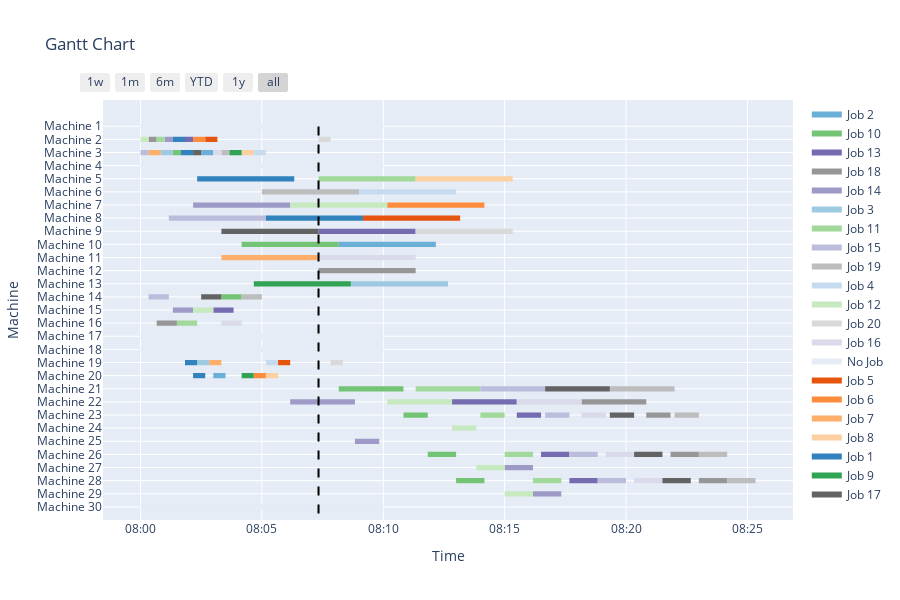

Write notebook code for a chart like this one.
### Code cell
# Running schedule
completion = False
# Random events
print("random event")
JA_event, MB_event, t, triggered_event, \
affected_Oij, re, MB_record                           = random_events(t, J, K, X_ijk, S_ij, C_ij, C_j, JA_event, MB_event, MB_record)


while completion == False and triggered_event is not None:
    if t < np.max(C_ij):
        print('----------------------------------------')
        print(t, triggered_event)
        print("snapshot")
        # Snapshot
        S_k, S_j, J, I, JSet, OJSet, DSet, ODSet, OperationPool, \
        n_ops_left_j, MC_ji, n_MC_ji, d_j, n_j, p_ijk, h_ijk,    \
        org_p_ijk, org_h_ijk, org_n_j, org_MC_ji, org_n_MC_ji,   \
        Oij_on_machine, X_ijk, S_ij, C_ij, C_j,                  \
        JA_boolean, JA_long_boolean, JA_urgent_boolean,          \
        MB_boolean, MB_critical_boolean, sum_re,                 \
        CT_k, T_cur, Tard_job, NewJobList            = snapshot(t, triggered_event, MC_ji, n_MC_ji,                 \
                                                                d_j, n_j, p_ijk, h_ijk, J, I, K, X_ijk, S_ij, C_ij, \
                                                                OperationPool, re, S_k,                             \
                                                                org_J, org_p_ijk, org_h_ijk, org_n_j,               \
                                                                org_MC_ji, org_n_MC_ji, C_j                         )
        # Store previous schedule
        print("store schedule")
        X_previous, S_previous, C_previous           = store_schedule(X_ijk, S_ij, C_ij)       
        action_method 						         = action_space(J, I, K, p_ijk, h_ijk, d_j, n_j, 
                                                                    MC_ji, n_MC_ji, n_ops_left_j, OperationPool, S_k, S_j, 
                                                                    JSet, OJSet, Oij_on_machine, affected_Oij, 
                                                                    t, X_ijk, S_ij, C_ij, C_j, CT_k, T_cur, Tard_job,
                                                                    NewJobList, PopSize, maxtime)
        action_id                                    = random.randint(0, 16)
        print(action_name[action_id])

        reschedule							         = action_method[action_id]
        GBest, X_ijk, S_ij, C_ij, C_j                = reschedule()
        print(GBest)
        print("update_schedule")
        X_ijk, S_ij, C_ij                            = update_schedule(DSet, ODSet, X_ijk, S_ij, C_ij, X_previous, S_previous, C_previous)
        fig2 = plot(J, K, n_j, X_ijk, S_ij, C_ij, MB_record, t)
        display(fig2)
        
        print("random_events")
        JA_event, MB_event, t, triggered_event,\
        affected_Oij, re, MB_record                   = random_events(t, J, K, X_ijk, S_ij, C_ij, C_j, JA_event, MB_event, MB_record)
    else: completion = True

### Figure 1 — Plotly figure (JSON) as saved in the notebook; plotly's stock layout.template omitted (floating-point values rounded to 4 significant figures)
{"data": [{"fill": "toself", "fillcolor": "rgb(107, 174, 214)", "hoverinfo": "name", "legendgroup": "rgb(107, 174, 214)", "mode": "none", "name": "Job 2", "type": "scatter", "x": ["2024-07-01T08:02:30", "2024-07-01T08:03:00", "2024-07-01T08:03:00", "2024-07-01T08:02:30", "2024-07-01T08:02:30", "2024-07-01T08:08:10", "2024-07-01T08:12:10", "2024-07-01T08:12:10", "2024-07-01T08:08:10", "2024-07-01T08:08:10", "2024-07-01T08:03:00", "2024-07-01T08:03:30", "2024-07-01T08:03:30", "2024-07-01T08:03:00"], "y": [26.8, 26.8, 27.2, 27.2, null, 19.8, 19.8, 20.2, 20.2, null, 9.8, 9.8, 10.2, 10.2]}, {"fill": "toself", "fillcolor": "rgb(116, 196, 118)", "hoverinfo": "name", "legendgroup": "rgb(116, 196, 118)", "mode": "none", "name": "Job 10", "type": "scatter", "x": ["2024-07-01T08:01:20", "2024-07-01T08:01:40", "2024-07-01T08:01:40", "2024-07-01T08:01:20", "2024-07-01T08:01:20", "2024-07-01T08:04:10", "2024-07-01T08:08:10", "2024-07-01T08:08:10", "2024-07-01T08:04:10", "2024-07-01T08:04:10", "2024-07-01T08:03:20", "2024-07-01T08:04:10", "2024-07-01T08:04:10", "2024-07-01T08:03:20", "2024-07-01T08:03:20", "2024-07-01T08:08:10", "2024-07-01T08:10:50", "2024-07-01T08:10:50", "2024-07-01T08:08:10", "2024-07-01T08:08:10", "2024-07-01T08:10:50", "2024-07-01T08:11:50", "2024-07-01T08:11:50", "2024-07-01T08:10:50", "2024-07-01T08:10:50", "2024-07-01T08:11:50", "2024-07-01T08:13:00", "2024-07-01T08:13:00", "2024-07-01T08:11:50", "2024-07-01T08:11:50", "2024-07-01T08:13:00", "2024-07-01T08:14:10", "2024-07-01T08:14:10", "2024-07-01T08:13:00"], "y": [26.8, 26.8, 27.2, 27.2, null, 19.8, 19.8, 20.2, 20.2, null, 15.8, 15.8, 16.2, 16.2, null, 8.8, 8.8, 9.2, 9.2, null, 6.8, 6.8, 7.2, 7.2, null, 3.8, 3.8, 4.2, 4.2, null, 1.8, 1.8, 2.2, 2.2]}, {"fill": "toself", "fillcolor": "rgb(117, 107, 177)", "hoverinfo": "name", "legendgroup": "rgb(117, 107, 177)", "mode": "none", "name": "Job 13", "type": "scatter", "x": ["2024-07-01T08:01:50", "2024-07-01T08:02:10", "2024-07-01T08:02:10", "2024-07-01T08:01:50", "2024-07-01T08:01:50", "2024-07-01T08:07:20", "2024-07-01T08:11:20", "2024-07-01T08:11:20", "2024-07-01T08:07:20", "2024-07-01T08:07:20", "2024-07-01T08:03:00", "2024-07-01T08:03:50", "2024-07-01T08:03:50", "2024-07-01T08:03:00", "2024-07-01T08:03:00", "2024-07-01T08:12:50", "2024-07-01T08:15:30", "2024-07-01T08:15:30", "2024-07-01T08:12:50", "2024-07-01T08:12:50", "2024-07-01T08:15:30", "2024-07-01T08:16:30", "2024-07-01T08:16:30", "2024-07-01T08:15:30", "2024-07-01T08:15:30", "2024-07-01T08:16:30", "2024-07-01T08:17:40", "2024-07-01T08:17:40", "2024-07-01T08:16:30", "2024-07-01T08:16:30", "2024-07-01T08:17:40", "2024-07-01T08:18:50", "2024-07-01T08:18:50", "2024-07-01T08:17:40"], "y": [27.8, 27.8, 28.2, 28.2, null, 20.8, 20.8, 21.2, 21.2, null, 14.8, 14.8, 15.2, 15.2, null, 7.8, 7.8, 8.2, 8.2, null, 6.8, 6.8, 7.2, 7.2, null, 3.8, 3.8, 4.2, 4.2, null, 1.8, 1.8, 2.2, 2.2]}, {"fill": "toself", "fillcolor": "rgb(150, 150, 150)", "hoverinfo": "name", "legendgroup": "rgb(150, 150, 150)", "mode": "none", "name": "Job 18", "type": "scatter", "x": ["2024-07-01T08:00:20", "2024-07-01T08:00:40", "2024-07-01T08:00:40", "2024-07-01T08:00:20", "2024-07-01T08:00:20", "2024-07-01T08:07:20", "2024-07-01T08:11:20", "2024-07-01T08:11:20", "2024-07-01T08:07:20", "2024-07-01T08:07:20", "2024-07-01T08:00:40", "2024-07-01T08:01:30", "2024-07-01T08:01:30", "2024-07-01T08:00:40", "2024-07-01T08:00:40", "2024-07-01T08:18:10", "2024-07-01T08:20:50", "2024-07-01T08:20:50", "2024-07-01T08:18:10", "2024-07-01T08:18:10", "2024-07-01T08:20:50", "2024-07-01T08:21:50", "2024-07-01T08:21:50", "2024-07-01T08:20:50", "2024-07-01T08:20:50", "2024-07-01T08:21:50", "2024-07-01T08:23:00", "2024-07-01T08:23:00", "2024-07-01T08:21:50", "2024-07-01T08:21:50", "2024-07-01T08:23:00", "2024-07-01T08:24:10", "2024-07-01T08:24:10", "2024-07-01T08:23:00"], "y": [27.8, 27.8, 28.2, 28.2, null, 17.8, 17.8, 18.2, 18.2, null, 13.8, 13.8, 14.2, 14.2, null, 7.8, 7.8, 8.2, 8.2, null, 6.8, 6.8, 7.2, 7.2, null, 3.8, 3.8, 4.2, 4.2, null, 1.8, 1.8, 2.2, 2.2]}, {"fill": "toself", "fillcolor": "rgb(158, 154, 200)", "hoverinfo": "name", "legendgroup": "rgb(158, 154, 200)", "mode": "none", "name": "Job 14", "type": "scatter", "x": ["2024-07-01T08:01:00", "2024-07-01T08:01:20", "2024-07-01T08:01:20", "2024-07-01T08:01:00", "2024-07-01T08:01:00", "2024-07-01T08:02:10", "2024-07-01T08:06:10", "2024-07-01T08:06:10", "2024-07-01T08:02:10", "2024-07-01T08:02:10", "2024-07-01T08:01:20", "2024-07-01T08:02:10", "2024-07-01T08:02:10", "2024-07-01T08:01:20", "2024-07-01T08:01:20", "2024-07-01T08:06:10", "2024-07-01T08:08:50", "2024-07-01T08:08:50", "2024-07-01T08:06:10", "2024-07-01T08:06:10", "2024-07-01T08:08:50", "2024-07-01T08:09:50", "2024-07-01T08:09:50", "2024-07-01T08:08:50", "2024-07-01T08:08:50", "2024-07-01T08:15:00", "2024-07-01T08:16:10", "2024-07-01T08:16:10", "2024-07-01T08:15:00", "2024-07-01T08:15:00", "2024-07-01T08:16:10", "2024-07-01T08:17:20", "2024-07-01T08:17:20", "2024-07-01T08:16:10"], "y": [27.8, 27.8, 28.2, 28.2, null, 22.8, 22.8, 23.2, 23.2, null, 14.8, 14.8, 15.2, 15.2, null, 7.8, 7.8, 8.2, 8.2, null, 4.8, 4.8, 5.2, 5.2, null, 2.8, 2.8, 3.2, 3.2, null, 0.8, 0.8, 1.2, 1.2]}, {"fill": "toself", "fillcolor": "rgb(158, 202, 225)", "hoverinfo": "name", "legendgroup": "rgb(158, 202, 225)", "mode": "none", "name": "Job 3", "type": "scatter", "x": ["2024-07-01T08:00:50", "2024-07-01T08:01:20", "2024-07-01T08:01:20", "2024-07-01T08:00:50", "2024-07-01T08:00:50", "2024-07-01T08:08:40", "2024-07-01T08:12:40", "2024-07-01T08:12:40", "2024-07-01T08:08:40", "2024-07-01T08:08:40", "2024-07-01T08:02:20", "2024-07-01T08:02:50", "2024-07-01T08:02:50", "2024-07-01T08:02:20"], "y": [26.8, 26.8, 27.2, 27.2, null, 16.8, 16.8, 17.2, 17.2, null, 10.8, 10.8, 11.2, 11.2]}, {"fill": "toself", "fillcolor": "rgb(161, 217, 155)", "hoverinfo": "name", "legendgroup": "rgb(161, 217, 155)", "mode": "none", "name": "Job 11", "type": "scatter", "x": ["2024-07-01T08:00:40", "2024-07-01T08:01:00", "2024-07-01T08:01:00", "2024-07-01T08:00:40", "2024-07-01T08:00:40", "2024-07-01T08:07:20", "2024-07-01T08:11:20", "2024-07-01T08:11:20", "2024-07-01T08:07:20", "2024-07-01T08:07:20", "2024-07-01T08:01:30", "2024-07-01T08:02:20", "2024-07-01T08:02:20", "2024-07-01T08:01:30", "2024-07-01T08:01:30", "2024-07-01T08:11:20", "2024-07-01T08:14:00", "2024-07-01T08:14:00", "2024-07-01T08:11:20", "2024-07-01T08:11:20", "2024-07-01T08:14:00", "2024-07-01T08:15:00", "2024-07-01T08:15:00", "2024-07-01T08:14:00", "2024-07-01T08:14:00", "2024-07-01T08:15:00", "2024-07-01T08:16:10", "2024-07-01T08:16:10", "2024-07-01T08:15:00", "2024-07-01T08:15:00", "2024-07-01T08:16:10", "2024-07-01T08:17:20", "2024-07-01T08:17:20", "2024-07-01T08:16:10"], "y": [27.8, 27.8, 28.2, 28.2, null, 24.8, 24.8, 25.2, 25.2, null, 13.8, 13.8, 14.2, 14.2, null, 8.8, 8.8, 9.2, 9.2, null, 6.8, 6.8, 7.2, 7.2, null, 3.8, 3.8, 4.2, 4.2, null, 1.8, 1.8, 2.2, 2.2]}, {"fill": "toself", "fillcolor": "rgb(188, 189, 220)", "hoverinfo": "name", "legendgroup": "rgb(188, 189, 220)", "mode": "none", "name": "Job 15", "type": "scatter", "x": ["2024-07-01T08:00:00", "2024-07-01T08:00:20", "2024-07-01T08:00:20", "2024-07-01T08:00:00", "2024-07-01T08:00:00", "2024-07-01T08:01:10", "2024-07-01T08:05:10", "2024-07-01T08:05:10", "2024-07-01T08:01:10", "2024-07-01T08:01:10", "2024-07-01T08:00:20", "2024-07-01T08:01:10", "2024-07-01T08:01:10", "2024-07-01T08:00:20", "2024-07-01T08:00:20", "2024-07-01T08:14:00", "2024-07-01T08:16:40", "2024-07-01T08:16:40", "2024-07-01T08:14:00", "2024-07-01T08:14:00", "2024-07-01T08:16:40", "2024-07-01T08:17:40", "2024-07-01T08:17:40", "2024-07-01T08:16:40", "2024-07-01T08:16:40", "2024-07-01T08:17:40", "2024-07-01T08:18:50", "2024-07-01T08:18:50", "2024-07-01T08:17:40", "2024-07-01T08:17:40", "2024-07-01T08:18:50", "2024-07-01T08:20:00", "2024-07-01T08:20:00", "2024-07-01T08:18:50"], "y": [26.8, 26.8, 27.2, 27.2, null, 21.8, 21.8, 22.2, 22.2, null, 15.8, 15.8, 16.2, 16.2, null, 8.8, 8.8, 9.2, 9.2, null, 6.8, 6.8, 7.2, 7.2, null, 3.8, 3.8, 4.2, 4.2, null, 1.8, 1.8, 2.2, 2.2]}, {"fill": "toself", "fillcolor": "rgb(189, 189, 189)", "hoverinfo": "name", "legendgroup": "rgb(189, 189, 189)", "mode": "none", "name": "Job 19", "type": "scatter", "x": ["2024-07-01T08:03:20", "2024-07-01T08:03:40", "2024-07-01T08:03:40", "2024-07-01T08:03:20", "2024-07-01T08:03:20", "2024-07-01T08:05:00", "2024-07-01T08:09:00", "2024-07-01T08:09:00", "2024-07-01T08:05:00", "2024-07-01T08:05:00", "2024-07-01T08:04:10", "2024-07-01T08:05:00", "2024-07-01T08:05:00", "2024-07-01T08:04:10", "2024-07-01T08:04:10", "2024-07-01T08:19:20", "2024-07-01T08:22:00", "2024-07-01T08:22:00", "2024-07-01T08:19:20", "2024-07-01T08:19:20", "2024-07-01T08:22:00", "2024-07-01T08:23:00", "2024-07-01T08:23:00", "2024-07-01T08:22:00", "2024-07-01T08:22:00", "2024-07-01T08:23:00", "2024-07-01T08:24:10", "2024-07-01T08:24:10", "2024-07-01T08:23:00", "2024-07-01T08:23:00", "2024-07-01T08:24:10", "2024-07-01T08:25:20", "2024-07-01T08:25:20", "2024-07-01T08:24:10"], "y": [26.8, 26.8, 27.2, 27.2, null, 23.8, 23.8, 24.2, 24.2, null, 15.8, 15.8, 16.2, 16.2, null, 8.8, 8.8, 9.2, 9.2, null, 6.8, 6.8, 7.2, 7.2, null, 3.8, 3.8, 4.2, 4.2, null, 1.8, 1.8, 2.2, 2.2]}, {"fill": "toself", "fillcolor": "rgb(198, 219, 239)", "hoverinfo": "name", "legendgroup": "rgb(198, 219, 239)", "mode": "none", "name": "Job 4", "type": "scatter", "x": ["2024-07-01T08:04:40", "2024-07-01T08:05:10", "2024-07-01T08:05:10", "2024-07-01T08:04:40", "2024-07-01T08:04:40", "2024-07-01T08:09:00", "2024-07-01T08:13:00", "2024-07-01T08:13:00", "2024-07-01T08:09:00", "2024-07-01T08:09:00", "2024-07-01T08:05:10", "2024-07-01T08:05:40", "2024-07-01T08:05:40", "2024-07-01T08:05:10"], "y": [26.8, 26.8, 27.2, 27.2, null, 23.8, 23.8, 24.2, 24.2, null, 10.8, 10.8, 11.2, 11.2]}, {"fill": "toself", "fillcolor": "rgb(199, 233, 192)", "hoverinfo": "name", "legendgroup": "rgb(199, 233, 192)", "mode": "none", "name": "Job 12", "type": "scatter", "x": ["2024-07-01T08:00:00", "2024-07-01T08:00:20", "2024-07-01T08:00:20", "2024-07-01T08:00:00", "2024-07-01T08:00:00", "2024-07-01T08:06:10", "2024-07-01T08:10:10", "2024-07-01T08:10:10", "2024-07-01T08:06:10", "2024-07-01T08:06:10", "2024-07-01T08:02:10", "2024-07-01T08:03:00", "2024-07-01T08:03:00", "2024-07-01T08:02:10", "2024-07-01T08:02:10", "2024-07-01T08:10:10", "2024-07-01T08:12:50", "2024-07-01T08:12:50", "2024-07-01T08:10:10", "2024-07-01T08:10:10", "2024-07-01T08:12:50", "2024-07-01T08:13:50", "2024-07-01T08:13:50", "2024-07-01T08:12:50", "2024-07-01T08:12:50", "2024-07-01T08:13:50", "2024-07-01T08:15:00", "2024-07-01T08:15:00", "2024-07-01T08:13:50", "2024-07-01T08:13:50", "2024-07-01T08:15:00", "2024-07-01T08:16:10", "2024-07-01T08:16:10", "2024-07-01T08:15:00"], "y": [27.8, 27.8, 28.2, 28.2, null, 22.8, 22.8, 23.2, 23.2, null, 14.8, 14.8, 15.2, 15.2, null, 7.8, 7.8, 8.2, 8.2, null, 5.8, 5.8, 6.2, 6.2, null, 2.8, 2.8, 3.2, 3.2, null, 0.8, 0.8, 1.2, 1.2]}, {"fill": "toself", "fillcolor": "rgb(217, 217, 217)", "hoverinfo": "name", "legendgroup": "rgb(217, 217, 217)", "mode": "none", "name": "Job 20", "type": "scatter", "x": ["2024-07-01T08:07:20", "2024-07-01T08:07:50", "2024-07-01T08:07:50", "2024-07-01T08:07:20", "2024-07-01T08:07:20", "2024-07-01T08:11:20", "2024-07-01T08:15:20", "2024-07-01T08:15:20", "2024-07-01T08:11:20", "2024-07-01T08:11:20", "2024-07-01T08:07:50", "2024-07-01T08:08:20", "2024-07-01T08:08:20", "2024-07-01T08:07:50"], "y": [27.8, 27.8, 28.2, 28.2, null, 20.8, 20.8, 21.2, 21.2, null, 10.8, 10.8, 11.2, 11.2]}, {"fill": "toself", "fillcolor": "rgb(218, 218, 235)", "hoverinfo": "name", "legendgroup": "rgb(218, 218, 235)", "mode": "none", "name": "Job 16", "type": "scatter", "x": ["2024-07-01T08:03:00", "2024-07-01T08:03:20", "2024-07-01T08:03:20", "2024-07-01T08:03:00", "2024-07-01T08:03:00", "2024-07-01T08:07:20", "2024-07-01T08:11:20", "2024-07-01T08:11:20", "2024-07-01T08:07:20", "2024-07-01T08:07:20", "2024-07-01T08:03:20", "2024-07-01T08:04:10", "2024-07-01T08:04:10", "2024-07-01T08:03:20", "2024-07-01T08:03:20", "2024-07-01T08:15:30", "2024-07-01T08:18:10", "2024-07-01T08:18:10", "2024-07-01T08:15:30", "2024-07-01T08:15:30", "2024-07-01T08:18:10", "2024-07-01T08:19:10", "2024-07-01T08:19:10", "2024-07-01T08:18:10", "2024-07-01T08:18:10", "2024-07-01T08:19:10", "2024-07-01T08:20:20", "2024-07-01T08:20:20", "2024-07-01T08:19:10", "2024-07-01T08:19:10", "2024-07-01T08:20:20", "2024-07-01T08:21:30", "2024-07-01T08:21:30", "2024-07-01T08:20:20"], "y": [26.8, 26.8, 27.2, 27.2, null, 18.8, 18.8, 19.2, 19.2, null, 13.8, 13.8, 14.2, 14.2, null, 7.8, 7.8, 8.2, 8.2, null, 6.8, 6.8, 7.2, 7.2, null, 3.8, 3.8, 4.2, 4.2, null, 1.8, 1.8, 2.2, 2.2]}, {"fill": "toself", "fillcolor": "rgb(230, 236, 245)", "hoverinfo": "name", "legendgroup": "rgb(230, 236, 245)", "mode": "none", "name": "No Job", "type": "scatter", "x": ["2024-07-01T08:00:00", "2024-07-01T08:10:00", "2024-07-01T08:10:00", "2024-07-01T08:00:00", "2024-07-01T08:00:00", "2024-07-01T08:00:00", "2024-07-01T08:10:00", "2024-07-01T08:10:00", "2024-07-01T08:00:00", "2024-07-01T08:00:00", "2024-07-01T08:00:00", "2024-07-01T08:10:00", "2024-07-01T08:10:00", "2024-07-01T08:00:00", "2024-07-01T08:00:00", "2024-07-01T08:00:00", "2024-07-01T08:10:00", "2024-07-01T08:10:00", "2024-07-01T08:00:00", "2024-07-01T08:00:00", "2024-07-01T08:00:00", "2024-07-01T08:10:00", "2024-07-01T08:10:00", "2024-07-01T08:00:00"], "y": [28.8, 28.8, 29.2, 29.2, null, 25.8, 25.8, 26.2, 26.2, null, 12.8, 12.8, 13.2, 13.2, null, 11.8, 11.8, 12.2, 12.2, null, -0.2, -0.2, 0.2, 0.2]}, {"fill": "toself", "fillcolor": "rgb(230, 85, 13)", "hoverinfo": "name", "legendgroup": "rgb(230, 85, 13)", "mode": "none", "name": "Job 5", "type": "scatter", "x": ["2024-07-01T08:02:40", "2024-07-01T08:03:10", "2024-07-01T08:03:10", "2024-07-01T08:02:40", "2024-07-01T08:02:40", "2024-07-01T08:09:10", "2024-07-01T08:13:10", "2024-07-01T08:13:10", "2024-07-01T08:09:10", "2024-07-01T08:09:10", "2024-07-01T08:05:40", "2024-07-01T08:06:10", "2024-07-01T08:06:10", "2024-07-01T08:05:40"], "y": [27.8, 27.8, 28.2, 28.2, null, 21.8, 21.8, 22.2, 22.2, null, 10.8, 10.8, 11.2, 11.2]}, {"fill": "toself", "fillcolor": "rgb(253, 141, 60)", "hoverinfo": "name", "legendgroup": "rgb(253, 141, 60)", "mode": "none", "name": "Job 6", "type": "scatter", "x": ["2024-07-01T08:02:10", "2024-07-01T08:02:40", "2024-07-01T08:02:40", "2024-07-01T08:02:10", "2024-07-01T08:02:10", "2024-07-01T08:10:10", "2024-07-01T08:14:10", "2024-07-01T08:14:10", "2024-07-01T08:10:10", "2024-07-01T08:10:10", "2024-07-01T08:04:40", "2024-07-01T08:05:10", "2024-07-01T08:05:10", "2024-07-01T08:04:40"], "y": [27.8, 27.8, 28.2, 28.2, null, 22.8, 22.8, 23.2, 23.2, null, 9.8, 9.8, 10.2, 10.2]}, {"fill": "toself", "fillcolor": "rgb(253, 174, 107)", "hoverinfo": "name", "legendgroup": "rgb(253, 174, 107)", "mode": "none", "name": "Job 7", "type": "scatter", "x": ["2024-07-01T08:00:20", "2024-07-01T08:00:50", "2024-07-01T08:00:50", "2024-07-01T08:00:20", "2024-07-01T08:00:20", "2024-07-01T08:03:20", "2024-07-01T08:07:20", "2024-07-01T08:07:20", "2024-07-01T08:03:20", "2024-07-01T08:03:20", "2024-07-01T08:02:50", "2024-07-01T08:03:20", "2024-07-01T08:03:20", "2024-07-01T08:02:50"], "y": [26.8, 26.8, 27.2, 27.2, null, 18.8, 18.8, 19.2, 19.2, null, 10.8, 10.8, 11.2, 11.2]}, {"fill": "toself", "fillcolor": "rgb(253, 208, 162)", "hoverinfo": "name", "legendgroup": "rgb(253, 208, 162)", "mode": "none", "name": "Job 8", "type": "scatter", "x": ["2024-07-01T08:04:10", "2024-07-01T08:04:40", "2024-07-01T08:04:40", "2024-07-01T08:04:10", "2024-07-01T08:04:10", "2024-07-01T08:11:20", "2024-07-01T08:15:20", "2024-07-01T08:15:20", "2024-07-01T08:11:20", "2024-07-01T08:11:20", "2024-07-01T08:05:10", "2024-07-01T08:05:40", "2024-07-01T08:05:40", "2024-07-01T08:05:10"], "y": [26.8, 26.8, 27.2, 27.2, null, 24.8, 24.8, 25.2, 25.2, null, 9.8, 9.8, 10.2, 10.2]}, {"fill": "toself", "fillcolor": "rgb(49, 130, 189)", "hoverinfo": "name", "legendgroup": "rgb(49, 130, 189)", "mode": "none", "name": "Job 1", "type": "scatter", "x": ["2024-07-01T08:01:20", "2024-07-01T08:01:50", "2024-07-01T08:01:50", "2024-07-01T08:01:20", "2024-07-01T08:01:20", "2024-07-01T08:01:40", "2024-07-01T08:02:10", "2024-07-01T08:02:10", "2024-07-01T08:01:40", "2024-07-01T08:01:40", "2024-07-01T08:02:20", "2024-07-01T08:06:20", "2024-07-01T08:06:20", "2024-07-01T08:02:20", "2024-07-01T08:02:20", "2024-07-01T08:05:10", "2024-07-01T08:09:10", "2024-07-01T08:09:10", "2024-07-01T08:05:10", "2024-07-01T08:05:10", "2024-07-01T08:01:50", "2024-07-01T08:02:20", "2024-07-01T08:02:20", "2024-07-01T08:01:50", "2024-07-01T08:01:50", "2024-07-01T08:02:10", "2024-07-01T08:02:40", "2024-07-01T08:02:40", "2024-07-01T08:02:10"], "y": [27.8, 27.8, 28.2, 28.2, null, 26.8, 26.8, 27.2, 27.2, null, 24.8, 24.8, 25.2, 25.2, null, 21.8, 21.8, 22.2, 22.2, null, 10.8, 10.8, 11.2, 11.2, null, 9.8, 9.8, 10.2, 10.2]}, {"fill": "toself", "fillcolor": "rgb(49, 163, 84)", "hoverinfo": "name", "legendgroup": "rgb(49, 163, 84)", "mode": "none", "name": "Job 9", "type": "scatter", "x": ["2024-07-01T08:03:40", "2024-07-01T08:04:10", "2024-07-01T08:04:10", "2024-07-01T08:03:40", "2024-07-01T08:03:40", "2024-07-01T08:04:40", "2024-07-01T08:08:40", "2024-07-01T08:08:40", "2024-07-01T08:04:40", "2024-07-01T08:04:40", "2024-07-01T08:04:10", "2024-07-01T08:04:40", "2024-07-01T08:04:40", "2024-07-01T08:04:10"], "y": [26.8, 26.8, 27.2, 27.2, null, 16.8, 16.8, 17.2, 17.2, null, 9.8, 9.8, 10.2, 10.2]}, {"fill": "toself", "fillcolor": "rgb(99, 99, 99)", "hoverinfo": "name", "legendgroup": "rgb(99, 99, 99)", "mode": "none", "name": "Job 17", "type": "scatter", "x": ["2024-07-01T08:02:10", "2024-07-01T08:02:30", "2024-07-01T08:02:30", "2024-07-01T08:02:10", "2024-07-01T08:02:10", "2024-07-01T08:03:20", "2024-07-01T08:07:20", "2024-07-01T08:07:20", "2024-07-01T08:03:20", "2024-07-01T08:03:20", "2024-07-01T08:02:30", "2024-07-01T08:03:20", "2024-07-01T08:03:20", "2024-07-01T08:02:30", "2024-07-01T08:02:30", "2024-07-01T08:16:40", "2024-07-01T08:19:20", "2024-07-01T08:19:20", "2024-07-01T08:16:40", "2024-07-01T08:16:40", "2024-07-01T08:19:20", "2024-07-01T08:20:20", "2024-07-01T08:20:20", "2024-07-01T08:19:20", "2024-07-01T08:19:20", "2024-07-01T08:20:20", "2024-07-01T08:21:30", "2024-07-01T08:21:30", "2024-07-01T08:20:20", "2024-07-01T08:20:20", "2024-07-01T08:21:30", "2024-07-01T08:22:40", "2024-07-01T08:22:40", "2024-07-01T08:21:30"], "y": [26.8, 26.8, 27.2, 27.2, null, 20.8, 20.8, 21.2, 21.2, null, 15.8, 15.8, 16.2, 16.2, null, 8.8, 8.8, 9.2, 9.2, null, 6.8, 6.8, 7.2, 7.2, null, 3.8, 3.8, 4.2, 4.2, null, 1.8, 1.8, 2.2, 2.2]}, {"legendgroup": "rgb(107, 174, 214)", "marker": {"color": "rgb(107, 174, 214)", "opacity": 0, "size": 1}, "mode": "markers", "name": "", "showlegend": false, "text": [null, null, null, null, null, null], "type": "scatter", "x": ["2024-07-01T08:02:30", "2024-07-01T08:03:00", "2024-07-01T08:08:10", "2024-07-01T08:12:10", "2024-07-01T08:03:00", "2024-07-01T08:03:30"], "y": [27, 27, 20, 20, 10, 10]}, {"legendgroup": "rgb(116, 196, 118)", "marker": {"color": "rgb(116, 196, 118)", "opacity": 0, "size": 1}, "mode": "markers", "name": "", "showlegend": false, "text": [null, null, null, null, null, null, null, null, null, null, null, null, null, null], "type": "scatter", "x": ["2024-07-01T08:01:20", "2024-07-01T08:01:40", "2024-07-01T08:04:10", "2024-07-01T08:08:10", "2024-07-01T08:03:20", "2024-07-01T08:04:10", "2024-07-01T08:08:10", "2024-07-01T08:10:50", "2024-07-01T08:10:50", "2024-07-01T08:11:50", "2024-07-01T08:11:50", "2024-07-01T08:13:00", "2024-07-01T08:13:00", "2024-07-01T08:14:10"], "y": [27, 27, 20, 20, 16, 16, 9, 9, 7, 7, 4, 4, 2, 2]}, {"legendgroup": "rgb(117, 107, 177)", "marker": {"color": "rgb(117, 107, 177)", "opacity": 0, "size": 1}, "mode": "markers", "name": "", "showlegend": false, "text": [null, null, null, null, null, null, null, null, null, null, null, null, null, null], "type": "scatter", "x": ["2024-07-01T08:01:50", "2024-07-01T08:02:10", "2024-07-01T08:07:20", "2024-07-01T08:11:20", "2024-07-01T08:03:00", "2024-07-01T08:03:50", "2024-07-01T08:12:50", "2024-07-01T08:15:30", "2024-07-01T08:15:30", "2024-07-01T08:16:30", "2024-07-01T08:16:30", "2024-07-01T08:17:40", "2024-07-01T08:17:40", "2024-07-01T08:18:50"], "y": [28, 28, 21, 21, 15, 15, 8, 8, 7, 7, 4, 4, 2, 2]}, {"legendgroup": "rgb(150, 150, 150)", "marker": {"color": "rgb(150, 150, 150)", "opacity": 0, "size": 1}, "mode": "markers", "name": "", "showlegend": false, "text": [null, null, null, null, null, null, null, null, null, null, null, null, null, null], "type": "scatter", "x": ["2024-07-01T08:00:20", "2024-07-01T08:00:40", "2024-07-01T08:07:20", "2024-07-01T08:11:20", "2024-07-01T08:00:40", "2024-07-01T08:01:30", "2024-07-01T08:18:10", "2024-07-01T08:20:50", "2024-07-01T08:20:50", "2024-07-01T08:21:50", "2024-07-01T08:21:50", "2024-07-01T08:23:00", "2024-07-01T08:23:00", "2024-07-01T08:24:10"], "y": [28, 28, 18, 18, 14, 14, 8, 8, 7, 7, 4, 4, 2, 2]}, {"legendgroup": "rgb(158, 154, 200)", "marker": {"color": "rgb(158, 154, 200)", "opacity": 0, "size": 1}, "mode": "markers", "name": "", "showlegend": false, "text": [null, null, null, null, null, null, null, null, null, null, null, null, null, null], "type": "scatter", "x": ["2024-07-01T08:01:00", "2024-07-01T08:01:20", "2024-07-01T08:02:10", "2024-07-01T08:06:10", "2024-07-01T08:01:20", "2024-07-01T08:02:10", "2024-07-01T08:06:10", "2024-07-01T08:08:50", "2024-07-01T08:08:50", "2024-07-01T08:09:50", "2024-07-01T08:15:00", "2024-07-01T08:16:10", "2024-07-01T08:16:10", "2024-07-01T08:17:20"], "y": [28, 28, 23, 23, 15, 15, 8, 8, 5, 5, 3, 3, 1, 1]}, {"legendgroup": "rgb(158, 202, 225)", "marker": {"color": "rgb(158, 202, 225)", "opacity": 0, "size": 1}, "mode": "markers", "name": "", "showlegend": false, "text": [null, null, null, null, null, null], "type": "scatter", "x": ["2024-07-01T08:00:50", "2024-07-01T08:01:20", "2024-07-01T08:08:40", "2024-07-01T08:12:40", "2024-07-01T08:02:20", "2024-07-01T08:02:50"], "y": [27, 27, 17, 17, 11, 11]}, {"legendgroup": "rgb(161, 217, 155)", "marker": {"color": "rgb(161, 217, 155)", "opacity": 0, "size": 1}, "mode": "markers", "name": "", "showlegend": false, "text": [null, null, null, null, null, null, null, null, null, null, null, null, null, null], "type": "scatter", "x": ["2024-07-01T08:00:40", "2024-07-01T08:01:00", "2024-07-01T08:07:20", "2024-07-01T08:11:20", "2024-07-01T08:01:30", "2024-07-01T08:02:20", "2024-07-01T08:11:20", "2024-07-01T08:14:00", "2024-07-01T08:14:00", "2024-07-01T08:15:00", "2024-07-01T08:15:00", "2024-07-01T08:16:10", "2024-07-01T08:16:10", "2024-07-01T08:17:20"], "y": [28, 28, 25, 25, 14, 14, 9, 9, 7, 7, 4, 4, 2, 2]}, {"legendgroup": "rgb(188, 189, 220)", "marker": {"color": "rgb(188, 189, 220)", "opacity": 0, "size": 1}, "mode": "markers", "name": "", "showlegend": false, "text": [null, null, null, null, null, null, null, null, null, null, null, null, null, null], "type": "scatter", "x": ["2024-07-01T08:00:00", "2024-07-01T08:00:20", "2024-07-01T08:01:10", "2024-07-01T08:05:10", "2024-07-01T08:00:20", "2024-07-01T08:01:10", "2024-07-01T08:14:00", "2024-07-01T08:16:40", "2024-07-01T08:16:40", "2024-07-01T08:17:40", "2024-07-01T08:17:40", "2024-07-01T08:18:50", "2024-07-01T08:18:50", "2024-07-01T08:20:00"], "y": [27, 27, 22, 22, 16, 16, 9, 9, 7, 7, 4, 4, 2, 2]}, {"legendgroup": "rgb(189, 189, 189)", "marker": {"color": "rgb(189, 189, 189)", "opacity": 0, "size": 1}, "mode": "markers", "name": "", "showlegend": false, "text": [null, null, null, null, null, null, null, null, null, null, null, null, null, null], "type": "scatter", "x": ["2024-07-01T08:03:20", "2024-07-01T08:03:40", "2024-07-01T08:05:00", "2024-07-01T08:09:00", "2024-07-01T08:04:10", "2024-07-01T08:05:00", "2024-07-01T08:19:20", "2024-07-01T08:22:00", "2024-07-01T08:22:00", "2024-07-01T08:23:00", "2024-07-01T08:23:00", "2024-07-01T08:24:10", "2024-07-01T08:24:10", "2024-07-01T08:25:20"], "y": [27, 27, 24, 24, 16, 16, 9, 9, 7, 7, 4, 4, 2, 2]}, {"legendgroup": "rgb(198, 219, 239)", "marker": {"color": "rgb(198, 219, 239)", "opacity": 0, "size": 1}, "mode": "markers", "name": "", "showlegend": false, "text": [null, null, null, null, null, null], "type": "scatter", "x": ["2024-07-01T08:04:40", "2024-07-01T08:05:10", "2024-07-01T08:09:00", "2024-07-01T08:13:00", "2024-07-01T08:05:10", "2024-07-01T08:05:40"], "y": [27, 27, 24, 24, 11, 11]}, {"legendgroup": "rgb(199, 233, 192)", "marker": {"color": "rgb(199, 233, 192)", "opacity": 0, "size": 1}, "mode": "markers", "name": "", "showlegend": false, "text": [null, null, null, null, null, null, null, null, null, null, null, null, null, null], "type": "scatter", "x": ["2024-07-01T08:00:00", "2024-07-01T08:00:20", "2024-07-01T08:06:10", "2024-07-01T08:10:10", "2024-07-01T08:02:10", "2024-07-01T08:03:00", "2024-07-01T08:10:10", "2024-07-01T08:12:50", "2024-07-01T08:12:50", "2024-07-01T08:13:50", "2024-07-01T08:13:50", "2024-07-01T08:15:00", "2024-07-01T08:15:00", "2024-07-01T08:16:10"], "y": [28, 28, 23, 23, 15, 15, 8, 8, 6, 6, 3, 3, 1, 1]}, {"legendgroup": "rgb(217, 217, 217)", "marker": {"color": "rgb(217, 217, 217)", "opacity": 0, "size": 1}, "mode": "markers", "name": "", "showlegend": false, "text": [null, null, null, null, null, null], "type": "scatter", "x": ["2024-07-01T08:07:20", "2024-07-01T08:07:50", "2024-07-01T08:11:20", "2024-07-01T08:15:20", "2024-07-01T08:07:50", "2024-07-01T08:08:20"], "y": [28, 28, 21, 21, 11, 11]}, {"legendgroup": "rgb(218, 218, 235)", "marker": {"color": "rgb(218, 218, 235)", "opacity": 0, "size": 1}, "mode": "markers", "name": "", "showlegend": false, "text": [null, null, null, null, null, null, null, null, null, null, null, null, null, null], "type": "scatter", "x": ["2024-07-01T08:03:00", "2024-07-01T08:03:20", "2024-07-01T08:07:20", "2024-07-01T08:11:20", "2024-07-01T08:03:20", "2024-07-01T08:04:10", "2024-07-01T08:15:30", "2024-07-01T08:18:10", "2024-07-01T08:18:10", "2024-07-01T08:19:10", "2024-07-01T08:19:10", "2024-07-01T08:20:20", "2024-07-01T08:20:20", "2024-07-01T08:21:30"], "y": [27, 27, 19, 19, 14, 14, 8, 8, 7, 7, 4, 4, 2, 2]}, {"legendgroup": "rgb(230, 236, 245)", "marker": {"color": "rgb(230, 236, 245)", "opacity": 0, "size": 1}, "mode": "markers", "name": "", "showlegend": false, "text": [null, null, null, null, null, null, null, null, null, null], "type": "scatter", "x": ["2024-07-01T08:00:00", "2024-07-01T08:10:00", "2024-07-01T08:00:00", "2024-07-01T08:10:00", "2024-07-01T08:00:00", "2024-07-01T08:10:00", "2024-07-01T08:00:00", "2024-07-01T08:10:00", "2024-07-01T08:00:00", "2024-07-01T08:10:00"], "y": [29, 29, 26, 26, 13, 13, 12, 12, 0, 0]}, {"legendgroup": "rgb(230, 85, 13)", "marker": {"color": "rgb(230, 85, 13)", "opacity": 0, "size": 1}, "mode": "markers", "name": "", "showlegend": false, "text": [null, null, null, null, null, null], "type": "scatter", "x": ["2024-07-01T08:02:40", "2024-07-01T08:03:10", "2024-07-01T08:09:10", "2024-07-01T08:13:10", "2024-07-01T08:05:40", "2024-07-01T08:06:10"], "y": [28, 28, 22, 22, 11, 11]}, {"legendgroup": "rgb(253, 141, 60)", "marker": {"color": "rgb(253, 141, 60)", "opacity": 0, "size": 1}, "mode": "markers", "name": "", "showlegend": false, "text": [null, null, null, null, null, null], "type": "scatter", "x": ["2024-07-01T08:02:10", "2024-07-01T08:02:40", "2024-07-01T08:10:10", "2024-07-01T08:14:10", "2024-07-01T08:04:40", "2024-07-01T08:05:10"], "y": [28, 28, 23, 23, 10, 10]}, {"legendgroup": "rgb(253, 174, 107)", "marker": {"color": "rgb(253, 174, 107)", "opacity": 0, "size": 1}, "mode": "markers", "name": "", "showlegend": false, "text": [null, null, null, null, null, null], "type": "scatter", "x": ["2024-07-01T08:00:20", "2024-07-01T08:00:50", "2024-07-01T08:03:20", "2024-07-01T08:07:20", "2024-07-01T08:02:50", "2024-07-01T08:03:20"], "y": [27, 27, 19, 19, 11, 11]}, {"legendgroup": "rgb(253, 208, 162)", "marker": {"color": "rgb(253, 208, 162)", "opacity": 0, "size": 1}, "mode": "markers", "name": "", "showlegend": false, "text": [null, null, null, null, null, null], "type": "scatter", "x": ["2024-07-01T08:04:10", "2024-07-01T08:04:40", "2024-07-01T08:11:20", "2024-07-01T08:15:20", "2024-07-01T08:05:10", "2024-07-01T08:05:40"], "y": [27, 27, 25, 25, 10, 10]}, {"legendgroup": "rgb(49, 130, 189)", "marker": {"color": "rgb(49, 130, 189)", "opacity": 0, "size": 1}, "mode": "markers", "name": "", "showlegend": false, "text": [null, null, null, null, null, null, null, null, null, null, null, null], "type": "scatter", "x": ["2024-07-01T08:01:20", "2024-07-01T08:01:50", "2024-07-01T08:01:40", "2024-07-01T08:02:10", "2024-07-01T08:02:20", "2024-07-01T08:06:20", "2024-07-01T08:05:10", "2024-07-01T08:09:10", "2024-07-01T08:01:50", "2024-07-01T08:02:20", "2024-07-01T08:02:10", "2024-07-01T08:02:40"], "y": [28, 28, 27, 27, 25, 25, 22, 22, 11, 11, 10, 10]}, {"legendgroup": "rgb(49, 163, 84)", "marker": {"color": "rgb(49, 163, 84)", "opacity": 0, "size": 1}, "mode": "markers", "name": "", "showlegend": false, "text": [null, null, null, null, null, null], "type": "scatter", "x": ["2024-07-01T08:03:40", "2024-07-01T08:04:10", "2024-07-01T08:04:40", "2024-07-01T08:08:40", "2024-07-01T08:04:10", "2024-07-01T08:04:40"], "y": [27, 27, 17, 17, 10, 10]}, {"legendgroup": "rgb(99, 99, 99)", "marker": {"color": "rgb(99, 99, 99)", "opacity": 0, "size": 1}, "mode": "markers", "name": "", "showlegend": false, "text": [null, null, null, null, null, null, null, null, null, null, null, null, null, null], "type": "scatter", "x": ["2024-07-01T08:02:10", "2024-07-01T08:02:30", "2024-07-01T08:03:20", "2024-07-01T08:07:20", "2024-07-01T08:02:30", "2024-07-01T08:03:20", "2024-07-01T08:16:40", "2024-07-01T08:19:20", "2024-07-01T08:19:20", "2024-07-01T08:20:20", "2024-07-01T08:20:20", "2024-07-01T08:21:30", "2024-07-01T08:21:30", "2024-07-01T08:22:40"], "y": [27, 27, 21, 21, 16, 16, 9, 9, 7, 7, 4, 4, 2, 2]}], "layout": {"height": 600, "hovermode": "closest", "legend": {"traceorder": "normal"}, "shapes": [{"line": {"color": "black", "dash": "dash"}, "type": "line", "x0": "2024-07-01T08:07:20", "x1": "2024-07-01T08:07:20", "y0": -0.5, "y1": 29.5}], "showlegend": true, "title": {"text": "Gantt Chart"}, "xaxis": {"rangeselector": {"buttons": [{"count": 7, "label": "1w", "step": "day", "stepmode": "backward"}, {"count": 1, "label": "1m", "step": "month", "stepmode": "backward"}, {"count": 6, "label": "6m", "step": "month", "stepmode": "backward"}, {"count": 1, "label": "YTD", "step": "year", "stepmode": "todate"}, {"count": 1, "label": "1y", "step": "year", "stepmode": "backward"}, {"step": "all"}]}, "showgrid": true, "tickformat": "%H:%M", "title": {"text": "Time"}, "type": "date", "zeroline": false}, "yaxis": {"autorange": false, "range": [-1, 31], "showgrid": true, "ticktext": ["Machine 30", "Machine 29", "Machine 28", "Machine 27", "Machine 26", "Machine 25", "Machine 24", "Machine 23", "Machine 22", "Machine 21", "Machine 20", "Machine 19", "Machine 18", "Machine 17", "Machine 16", "Machine 15", "Machine 14", "Machine 13", "Machine 12", "Machine 11", "Machine 10", "Machine 9", "Machine 8", "Machine 7", "Machine 6", "Machine 5", "Machine 4", "Machine 3", "Machine 2", "Machine 1"], "tickvals": [0, 1, 2, 3, 4, 5, 6, 7, 8, 9, 10, 11, 12, 13, 14, 15, 16, 17, 18, 19, 20, 21, 22, 23, 24, 25, 26, 27, 28, 29], "title": {"text": "Machine"}, "zeroline": false}}}
